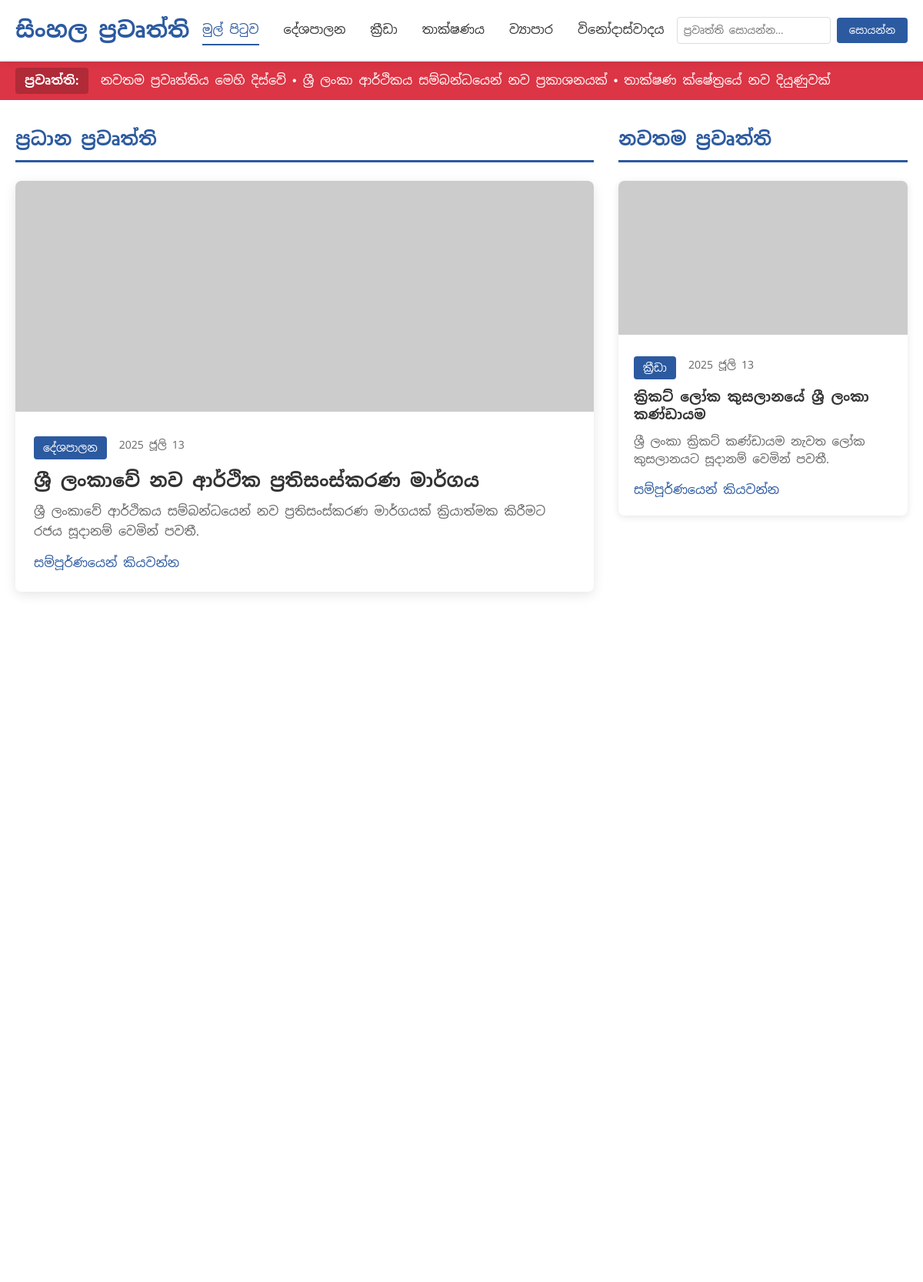
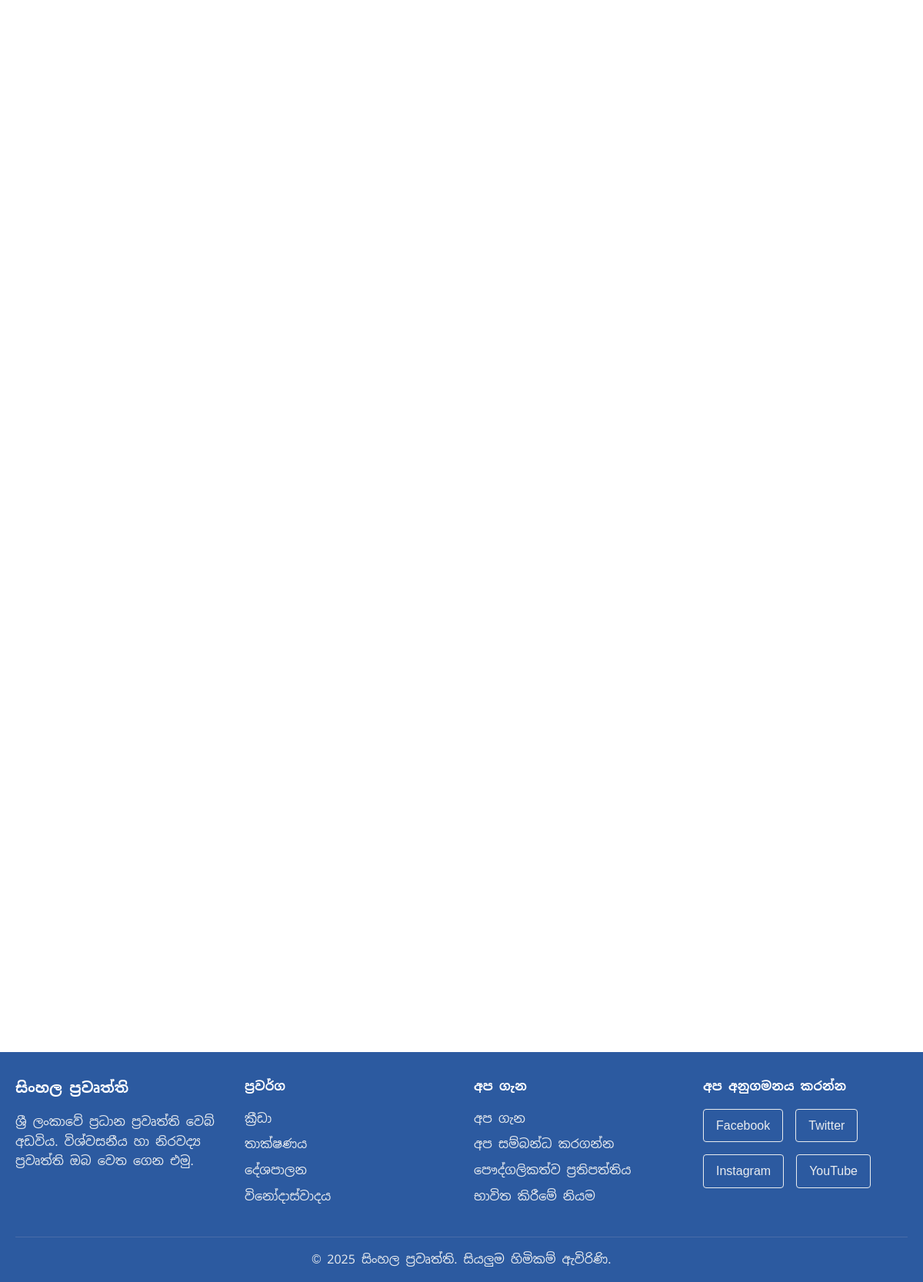
Page /index_db.php on the committed database (2 pictures, top to bottom).
### tables this page shows
CREATE TABLE categories (
    id INT AUTO_INCREMENT PRIMARY KEY,
    name VARCHAR(100) NOT NULL,
    name_sinhala VARCHAR(100) NOT NULL,
    slug VARCHAR(100) UNIQUE NOT NULL,
    description TEXT,
    article_count INT DEFAULT 0,
    created_at TIMESTAMP DEFAULT CURRENT_TIMESTAMP,
    updated_at TIMESTAMP DEFAULT CURRENT_TIMESTAMP ON UPDATE CURRENT_TIMESTAMP
);

CREATE TABLE articles (
    id INT AUTO_INCREMENT PRIMARY KEY,
    title VARCHAR(255) NOT NULL,
    slug VARCHAR(255) UNIQUE NOT NULL,
    summary TEXT,
    content LONGTEXT NOT NULL,
    category_id INT,
    author_id INT,
    image_url VARCHAR(500),
    status ENUM('draft', 'published', 'archived') DEFAULT 'draft',
    featured BOOLEAN DEFAULT FALSE,
    views INT DEFAULT 0,
    created_at TIMESTAMP DEFAULT CURRENT_TIMESTAMP,
    updated_at TIMESTAMP DEFAULT CURRENT_TIMESTAMP ON UPDATE CURRENT_TIMESTAMP,
    published_at TIMESTAMP NULL,
    FOREIGN KEY (category_id) REFERENCES categories(id) ON DELETE SET NULL,
    FOREIGN KEY (author_id) REFERENCES users(id) ON DELETE SET NULL,
    INDEX idx_status (status),
    INDEX idx_category (category_id),
    INDEX idx_featured (featured),
    INDEX idx_published_at (published_at),
    FULLTEXT(title, summary, content)
);

### includes/Database.php (called while the page is built, shortened)
<?php
class Database {
    private $connection;
    private $host;
    private $username;
    private $password;
    private $database;
    public function __construct() {
        $this->host = DB_HOST;
        $this->username = DB_USERNAME;
        $this->password = DB_PASSWORD;
        $this->database = DB_NAME;
    }
    private function connect() {
        try {
            $this->connection = new mysqli($this->host, $this->username, $this->password, $this->database);
            $this->connection->set_charset(DB_CHARSET);
        } catch (Exception $e) {
            error_log("Database connection error: " . $e->getMessage());
            throw $e;
        }
    }
    private function execute($query, $params = []) {
        $stmt = $this->connection->prepare($query);
        if (!empty($params)) {
            $types = '';
            foreach ($params as $param) {
                if (is_int($param)) {
                    $types .= 'i';
                } elseif (is_float($param)) {
                    $types .= 'd';
                } else {
                    $types .= 's';
                }
            }
            $stmt->bind_param($types, ...$params);
        }
        if (!$stmt->execute()) {
            throw new Exception("Execute failed: " . $stmt->error);
        }
        return $stmt;
    }
    public function getPublishedArticles($page = 1, $limit = ARTICLES_PER_PAGE) {
        $offset = ($page - 1) * $limit;
        $query = "SELECT a.*, c.name_sinhala as category_name, u.full_name as author_name
                  FROM articles a
                  LEFT JOIN categories c ON a.category_id = c.id
                  LEFT JOIN users u ON a.author_id = u.id
                  WHERE a.status = 'published'
                  ORDER BY a.featured DESC, a.published_at DESC, a.created_at DESC
                  LIMIT ? OFFSET ?";
        $stmt = $this->execute($query, [$limit, $offset]);
        $result = $stmt->get_result();
        return $result->fetch_all(MYSQLI_ASSOC);
    }
    public function getFeaturedArticles($limit = 1) {
        $query = "SELECT a.*, c.name_sinhala as category_name, u.full_name as author_name
                  FROM articles a
                  LEFT JOIN categories c ON a.category_id = c.id
                  LEFT JOIN users u ON a.author_id = u.id
                  WHERE a.status = 'published' AND a.featured = 1
                  ORDER BY a.published_at DESC
                  LIMIT ?";
        $stmt = $this->execute($query, [$limit]);
        $result = $stmt->get_result();
        return $result->fetch_all(MYSQLI_ASSOC);
    }
    public function getCategories() {
        $query = "SELECT * FROM categories ORDER BY name_sinhala";
        $stmt = $this->execute($query);
        $result = $stmt->get_result();
        return $result->fetch_all(MYSQLI_ASSOC);
    }
}
?>

### includes/config.php (called while the page is built, shortened)
<?php
require_once __DIR__ . '/Database.php';
function format_date($date, $format = 'Y-m-d H:i:s') {
    $datetime = new DateTime($date);
    return $datetime->format($format);
}
?>

### index_db.php (the view, shortened to what this page needs)
<?php
require_once 'includes/config.php';
try {
    $db = new Database();
    $featured_articles = $db->getFeaturedArticles(1);
    $featured_article = !empty($featured_articles) ? $featured_articles[0] : null;
    $latest_articles = $db->getPublishedArticles(1, 8);
    if ($featured_article) {
        $latest_articles = array_filter($latest_articles, function($article) use ($featured_article) {
            return $article['id'] != $featured_article['id'];
        });
        $latest_articles = array_slice($latest_articles, 0, 4);
    }
    $categories = $db->getCategories();
} catch (Exception $e) {
    error_log("Database error: " . $e->getMessage());
    $featured_article = null;
    $latest_articles = [];
    $popular_articles = [];
    $categories = [];
}
?>
<!DOCTYPE html>
<html lang="si">
<head>
    <link rel="stylesheet" href="assets/css/style.css">
</head>
<body>
    <header class="header">
        <div class="container">
            <div class="header-content">
                <div class="logo">
                    <h1><a href="index_db.php" style="text-decoration: none; color: inherit;"><?= SITE_TITLE ?></a></h1>
                </div>
                <nav class="nav">
                    <ul class="nav-list">
                        <li><a href="index_db.php" class="active">මුල් පිටුව</a></li>
                        <li><a href="category_db.php?cat=politics">දේශපාලන</a></li>
                        <li><a href="category_db.php?cat=sports">ක්‍රීඩා</a></li>
                        <li><a href="category_db.php?cat=technology">තාක්ෂණය</a></li>
                        <li><a href="category_db.php?cat=business">ව්‍යාපාර</a></li>
                        <li><a href="category_db.php?cat=entertainment">විනෝදාස්වාදය</a></li>
                    </ul>
                </nav>
                <div class="search-box">
                    <form action="search_db.php" method="GET">
                        <input type="text" name="q" id="searchInput" placeholder="ප්‍රවෘත්ති සොයන්න..." required>
                        <button type="submit" id="searchBtn">සොයන්න</button>
                    </form>
                </div>
            </div>
        </div>
    </header>
    <div class="breaking-news">
        <div class="container">
            <span class="breaking-label">ප්‍රවෘත්ති:</span>
            <div class="breaking-content">
                <p>නවතම ප්‍රවෘත්තිය මෙහි දිස්වේ • ශ්‍රී ලංකා ආර්ථිකය සම්බන්ධයෙන් නව ප්‍රකාශනයක් • තාක්ෂණ ක්ෂේත්‍රයේ නව දියුණුවක්</p>
            </div>
        </div>
    </div>
    <main class="main">
        <div class="container">
            <div class="content-grid">
                <section class="featured-news">
                    <h2 class="section-title">ප්‍රධාන ප්‍රවෘත්ති</h2>
                    <?php if ($featured_article): ?>
                        <div class="featured-article">
                            <img src="<?= htmlspecialchars($featured_article['image_url']) ?>" alt="<?= htmlspecialchars($featured_article['title']) ?>">
                            <div class="featured-content">
                                <div class="article-meta">
                                    <span class="category"><?= htmlspecialchars($featured_article['category_name']) ?></span>
                                    <span class="date"><?= format_date($featured_article['published_at'], 'Y ජූලි d') ?></span>
                                </div>
                                <h3><a href="article_db.php?id=<?= $featured_article['id'] ?>"><?= htmlspecialchars($featured_article['title']) ?></a></h3>
                                <p><?= htmlspecialchars($featured_article['summary']) ?></p>
                                <a href="article_db.php?id=<?= $featured_article['id'] ?>" class="read-more">සම්පූර්ණයෙන් කියවන්න</a>
                            </div>
                        </div>
                    <?php endif; ?>
                </section>
                <section class="latest-news">
                    <h2 class="section-title">නවතම ප්‍රවෘත්ති</h2>
                    <div class="news-grid">
                        <?php if (!empty($latest_articles)): ?>
                            <?php foreach ($latest_articles as $article): ?>
                                <article class="news-card">
                                    <img src="<?= htmlspecialchars($article['image_url'] ?? 'https://via.placeholder.com/400x250/f8f9fa/6c757d?text=News') ?>"
                                         alt="<?= htmlspecialchars($article['title']) ?>">
                                    <div class="news-content">
                                        <div class="article-meta">
                                            <span class="category"><?= htmlspecialchars($article['category_name']) ?></span>
                                            <span class="date"><?= format_date($article['published_at'], 'Y ජූලි d') ?></span>
                                        </div>
                                        <h3><a href="article_db.php?id=<?= $article['id'] ?>"><?= htmlspecialchars($article['title']) ?></a></h3>
                                        <p><?= htmlspecialchars($article['summary']) ?></p>
                                        <a href="article_db.php?id=<?= $article['id'] ?>" class="read-more">සම්පූර්ණයෙන් කියවන්න</a>
                                    </div>
                                </article>
                            <?php endforeach; ?>
                        <?php else: ?>
                            <div class="no-articles">
                                <p>ප්‍රවෘත්ති ලෝඩ් වෙමින් පවතී...</p>
                            </div>
                        <?php endif; ?>
                    </div>
                </section>
                <aside class="sidebar">
                </aside>
            </div>
        </div>
    </main>
    <footer class="footer">
        <div class="container">
            <div class="footer-content">
                <div class="footer-section">
                    <h3><?= SITE_TITLE ?></h3>
                    <p><?= SITE_TAGLINE ?>. විශ්වසනීය හා නිරවද්‍ය ප්‍රවෘත්ති ඔබ වෙත ගෙන එමු.</p>
                </div>
                <div class="footer-section">
                    <h4>ප්‍රවර්ග</h4>
                    <ul>
                        <?php foreach (array_slice($categories, 0, 4) as $category): ?>
                            <li><a href="category_db.php?cat=<?= htmlspecialchars($category['slug']) ?>"><?= htmlspecialchars($category['name_sinhala']) ?></a></li>
                        <?php endforeach; ?>
                    </ul>
                </div>
                <div class="footer-section">
                    <h4>අප ගැන</h4>
                    <ul>
                        <li><a href="about.html">අප ගැන</a></li>
                        <li><a href="contact.html">අප සම්බන්ධ කරගන්න</a></li>
                        <li><a href="privacy.html">පෞද්ගලිකත්ව ප්‍රතිපත්තිය</a></li>
                        <li><a href="terms.html">භාවිත කිරීමේ නියම</a></li>
                    </ul>
                </div>
                <div class="footer-section">
                    <h4>අප අනුගමනය කරන්න</h4>
                    <div class="social-links">
                        <a href="#" class="social-link">Facebook</a>
                        <a href="#" class="social-link">Twitter</a>
                        <a href="#" class="social-link">Instagram</a>
                        <a href="#" class="social-link">YouTube</a>
                    </div>
                </div>
            </div>
            <div class="footer-bottom">
                <p>&copy; 2025 <?= SITE_TITLE ?>. සියලුම හිමිකම් ඇවිරිණි.</p>
            </div>
        </div>
    </footer>
</body>
</html>

### assets/css/style.css (style rules this page uses)
* { margin: 0; padding: 0; box-sizing: border-box; }
body { font-family: 'Noto Sans Sinhala', Arial, sans-serif; line-height: 1.6; color: #333; background-color: #ffffff; }
.container { max-width: 1200px; margin: 0 auto; padding: 0 20px; }
.header { background-color: #ffffff; border-bottom: 2px solid #e9ecef; position: sticky; top: 0; z-index: 1000; box-shadow: 0 2px 10px rgba(0,0,0,0.1); }
.header-content { display: flex; align-items: center; justify-content: space-between; padding: 1rem 0; flex-wrap: wrap; }
.logo h1 { color: #2c5aa0; font-size: 1.8rem; font-weight: 700; margin: 0; }
.nav-list { display: flex; list-style: none; gap: 2rem; margin: 0; }
.nav-list li a { text-decoration: none; color: #333; font-weight: 500; padding: 0.5rem 0; border-bottom: 2px solid transparent; transition: all 0.3s ease; }
.nav-list li a:hover, .nav-list li a.active { color: #2c5aa0; border-bottom-color: #2c5aa0; }
.search-box { display: flex; gap: 0.5rem; }
.search-box input { padding: 0.5rem; border: 1px solid #ddd; border-radius: 4px; font-family: inherit; width: 200px; }
.search-box button { padding: 0.5rem 1rem; background-color: #2c5aa0; color: white; border: none; border-radius: 4px; cursor: pointer; font-family: inherit; transition: background-color 0.3s ease; }
.breaking-news { background-color: #dc3545; color: white; padding: 0.5rem 0; overflow: hidden; }
.breaking-news .container { display: flex; align-items: center; }
.breaking-label { background-color: #b02a37; padding: 0.25rem 0.75rem; margin-right: 1rem; font-weight: bold; border-radius: 4px; white-space: nowrap; }
.breaking-content { flex: 1; overflow: hidden; }
.breaking-content p { white-space: nowrap; animation: scroll-left 30s linear infinite; }
.main { padding: 2rem 0; min-height: calc(100vh - 200px); }
.content-grid { display: grid; grid-template-columns: 2fr 1fr; gap: 2rem; }
.section-title { color: #2c5aa0; border-bottom: 3px solid #2c5aa0; padding-bottom: 0.5rem; margin-bottom: 1.5rem; font-size: 1.5rem; }
.featured-article { background-color: #ffffff; border-radius: 8px; overflow: hidden; box-shadow: 0 4px 15px rgba(0,0,0,0.1); margin-bottom: 2rem; }
.featured-article img { width: 100%; height: 300px; object-fit: cover; }
.featured-content { padding: 1.5rem; }
.article-meta { display: flex; gap: 1rem; margin-bottom: 0.75rem; font-size: 0.875rem; }
.category { background-color: #2c5aa0; color: white; padding: 0.25rem 0.75rem; border-radius: 4px; font-weight: 500; }
.date { color: #666; }
.featured-content h3 { margin-bottom: 0.75rem; font-size: 1.5rem; line-height: 1.3; }
.featured-content h3 a { text-decoration: none; color: #333; transition: color 0.3s ease; }
.featured-content p { color: #666; margin-bottom: 1rem; line-height: 1.6; }
.read-more { color: #2c5aa0; text-decoration: none; font-weight: 500; transition: color 0.3s ease; }
.news-grid { display: grid; grid-template-columns: repeat(auto-fit, minmax(300px, 1fr)); gap: 1.5rem; }
.news-card { background-color: #ffffff; border-radius: 8px; overflow: hidden; box-shadow: 0 2px 10px rgba(0,0,0,0.1); transition: transform 0.3s ease, box-shadow 0.3s ease; }
.news-card img { width: 100%; height: 200px; object-fit: cover; }
.news-content { padding: 1.25rem; }
.news-content h3 { margin-bottom: 0.75rem; font-size: 1.1rem; line-height: 1.3; }
.news-content h3 a { text-decoration: none; color: #333; transition: color 0.3s ease; }
.news-content p { color: #666; margin-bottom: 1rem; font-size: 0.95rem; line-height: 1.5; }
.sidebar { display: flex; flex-direction: column; gap: 2rem; }
.footer { background-color: #2c5aa0; color: white; padding: 2rem 0 1rem; margin-top: 3rem; }
.footer-content { display: grid; grid-template-columns: repeat(auto-fit, minmax(250px, 1fr)); gap: 2rem; margin-bottom: 2rem; }
.footer-section h3, .footer-section h4 { margin-bottom: 1rem; color: white; }
.footer-section p { line-height: 1.6; color: #e9ecef; }
.footer-section ul { list-style: none; }
.footer-section ul li { margin-bottom: 0.5rem; }
.footer-section ul li a { color: #e9ecef; text-decoration: none; transition: color 0.3s ease; }
.social-links { display: flex; gap: 1rem; flex-wrap: wrap; }
.social-link { color: #e9ecef; text-decoration: none; padding: 0.5rem 1rem; border: 1px solid #e9ecef; border-radius: 4px; transition: all 0.3s ease; }
.footer-bottom { border-top: 1px solid #4a6ca8; padding-top: 1rem; text-align: center; color: #e9ecef; }

### rows in the picture
categories: name_sinhala "දේශපාලන"
articles: published_at "2025 ජූලි 13", title "ශ්‍රී ලංකාවේ නව ආර්ථික ප්‍රතිසංස්කරණ මාර්ගය", summary "ශ්‍රී ලංකාවේ ආර්ථිකය සම්බන්ධයෙන් නව ප්‍රතිසංස්කරණ මාර්ගයක් ක්‍රියාත්මක කිරීමට රජය සූදානම් වෙමින් පවතී."
articles: category.name_sinhala "ක්‍රීඩා", published_at "2025 ජූලි 13", title "ක්‍රිකට් ලෝක කුසලානයේ ශ්‍රී ලංකා කණ්ඩායම", summary "ශ්‍රී ලංකා ක්‍රිකට් කණ්ඩායම නැවත ලෝක කුසලානයට සූදානම් වෙමින් පවතී."
categories: name_sinhala "ක්‍රීඩා"
categories: name_sinhala "තාක්ෂණය"
categories: name_sinhala "විනෝදාස්වාදය"

### other values in the picture
SITE_TITLE "සිංහල ප්‍රවෘත්ති"
SITE_TAGLINE "ශ්‍රී ලංකාවේ ප්‍රධාන ප්‍රවෘත්ති වෙබ් අඩවිය"
